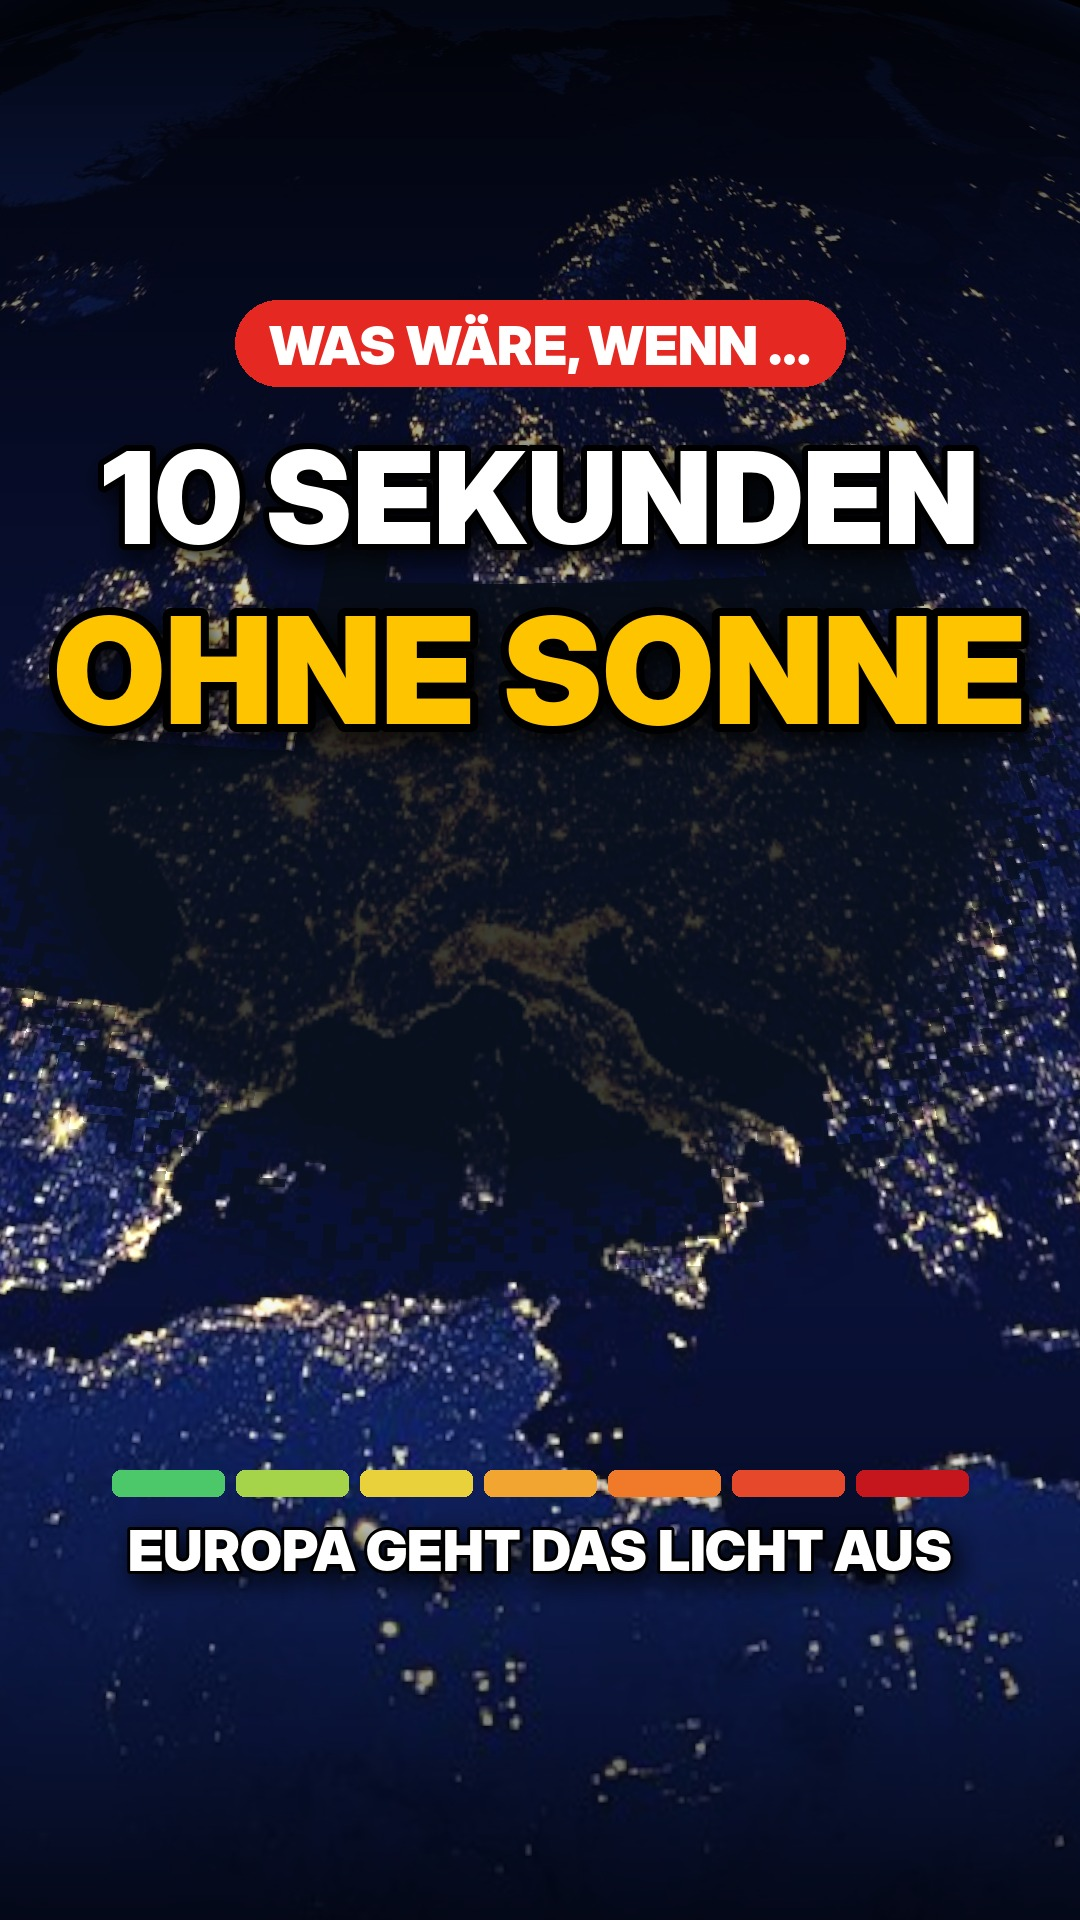

The script that saved this image:
# Erzeugt thumbnail.jpg (1080x1920) aus einem sauberen Einzelbild (src/still.js) mit großer Schrift.
# python3 thumbnail.py clean_2220.png
import sys
from PIL import Image, ImageDraw, ImageFont, ImageFilter, ImageEnhance
F = '/usr/share/fonts/opentype/inter/'
W, H = 1080, 1920
img = Image.open(sys.argv[1]).convert('RGB').resize((W, H))
img = ImageEnhance.Contrast(ImageEnhance.Color(img).enhance(1.25)).enhance(1.12)
# Verläufe oben/unten für Lesbarkeit
ov = Image.new('L', (W, H), 0); d = ImageDraw.Draw(ov)
for y in range(H):
    a = 0
    if y < 900: a = int(215 * (1 - y / 900) ** 1.4)
    if y > 1250: a = max(a, int(200 * ((y - 1250) / 670) ** 1.3))
    d.line([(0, y), (W, y)], fill=a)
img = Image.composite(Image.new('RGB', (W, H), (0, 0, 0)), img, ov)
draw = ImageDraw.Draw(img)

def text(cx, y, s, font, fill, stroke=0, sc=(0, 0, 0), shadow=True):
    w = draw.textlength(s, font=font)
    x = cx - w / 2
    if shadow:
        sh = Image.new('RGBA', (W, H), (0, 0, 0, 0)); ImageDraw.Draw(sh).text((x + 6, y + 10), s, font=font, fill=(0, 0, 0, 200), stroke_width=stroke, stroke_fill=(0, 0, 0, 200))
        img.paste(sh.filter(ImageFilter.GaussianBlur(12)), (0, 0), sh.filter(ImageFilter.GaussianBlur(12)))
    draw.text((x, y), s, font=font, fill=fill, stroke_width=stroke, stroke_fill=sc)

def fit(s, path, maxw, start):
    size = start
    while ImageFont.truetype(path, size).getlength(s) > maxw: size -= 4
    return ImageFont.truetype(path, size)

# Kicker-Pille
k = ImageFont.truetype(F + 'InterDisplay-Black.otf', 54); ks = 'WAS WÄRE, WENN …'
kw = draw.textlength(ks, font=k)
draw.rounded_rectangle([(W - kw) / 2 - 34, 300, (W + kw) / 2 + 34, 386], 43, fill=(229, 40, 34))
draw.text(((W - kw) / 2, 312), ks, font=k, fill='white')
# Hauptzeilen
text(W / 2, 420, '10 SEKUNDEN', fit('10 SEKUNDEN', F + 'InterDisplay-Black.otf', 900, 160), 'white', 6)
text(W / 2, 580, 'OHNE SONNE', fit('OHNE SONNE', F + 'InterDisplay-Black.otf', 980, 220), (255, 196, 0), 8)
# Stufenbalken unten (im 3:4-Ausschnitt des Profilrasters)
cols = ['#4cc76a', '#a5d34a', '#e8d13a', '#f3a531', '#f07a2a', '#e5482b', '#c4161c']
bw, gap, y0 = 112, 12, 1470
x0 = (W - (7 * bw + 6 * gap)) / 2
for i, c in enumerate(cols):
    draw.rounded_rectangle([x0 + i * (bw + gap), y0, x0 + i * (bw + gap) + bw, y0 + 26], 8, fill=c)
text(W / 2, 1516, 'EUROPA GEHT DAS LICHT AUS', fit('EUROPA GEHT DAS LICHT AUS', F + 'InterDisplay-Black.otf', 860, 64), 'white', 3)
img.save('thumbnail.jpg', quality=92)
img.crop((0, 240, W, 1680)).resize((540, 720)).save(sys.argv[2] if len(sys.argv) > 2 else '/dev/null', 'JPEG') if len(sys.argv) > 2 else None
